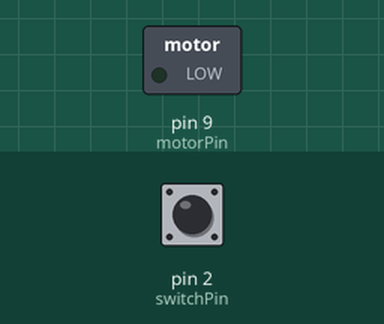
Simulated run of this sketch. Board: Arduino Uno, built with avr-gcc and run on an emulated ATmega328P. On the bench: switched loads named in the sketch (green lamp = pin HIGH). The inputs (shaded band) are chosen by the test bench; at power-on: pin 2 (switchPin) LOW.

Above: at 1.2 s.
1.3 s: pin 2 (switchPin) pulled HIGH for 0.15 s
At 1.9 s:
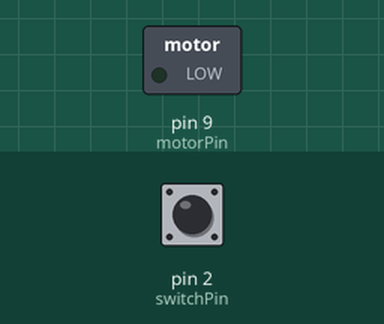
3.0 s: pin 2 (switchPin) pulled HIGH for 1 s
At 3.4 s:
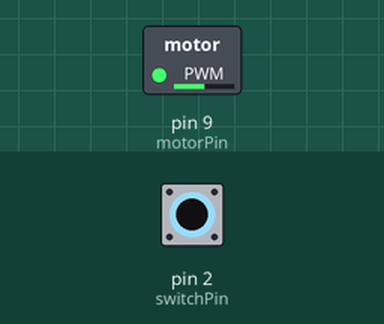
5.5 s: pin 2 (switchPin) pulled HIGH for 0.15 s
At 6.3 s:
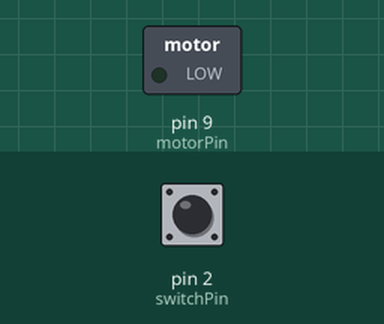
7.2 s: pin 2 (switchPin) pulled HIGH for 3.2 s
At 11.4 s:
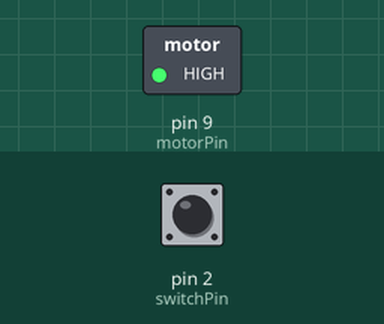
Timing chart, 0 to 12.9 s (numbered marks = the images above; inputs shaded):
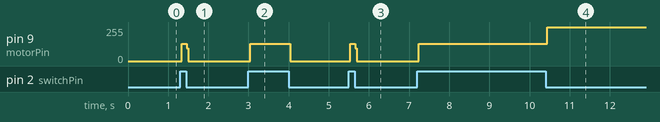

The sketch:

MotorizesPinwheel.ino
```cpp
const int switchPin = 2;
const int motorPin = 9;

int switchState = 0;
int motorState = 0;

void setup() {
  // put your setup code here, to run once:
  pinMode(motorPin, OUTPUT);
  pinMode(switchPin, INPUT);
}

void loop() {
  // put your main code here, to run repeatedly:
  switchState = digitalRead(switchPin);
  if(switchState == HIGH && motorState != 1){
    motorState = 1;
  } else if (switchState == HIGH && motorState == 1){
    motorState =0;
  }
  if (motorState == 1) {
    digitalWrite(motorPin, HIGH);
  }
  else {
    digitalWrite(motorPin, LOW);
  }
}
```

Measured:
- after the input at 1.3 s, pin 9 (motorPin): 0/255 → 129/255 at once, → 0/255 0.12 s later
- after the input at 3.0 s, pin 9 (motorPin): 0/255 → 129/255 at once, → 0/255 1.0 s later
- after the input at 5.5 s, pin 9 (motorPin): 0/255 → 129/255 at once, → 0/255 0.12 s later
- after the input at 7.2 s, pin 9 (motorPin): 0/255 → 129/255 at once, → 255/255 3.2 s later
